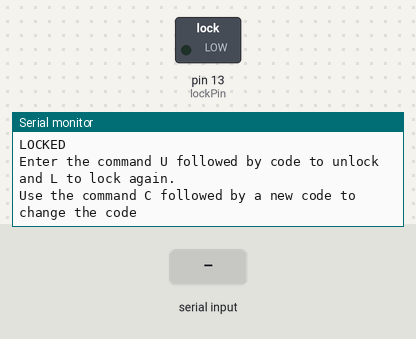
The sketch below on a simulated Arduino Leonardo, built with avr-gcc and run on an emulated ATmega32U4. Shown: switched loads named in the sketch (green lamp = pin HIGH), the last lines printed to the serial monitor. Inputs (shaded band) come from the test bench.

Above: at 1.2 s.
1.3 s: "U90\n" received over Serial
At 1.8 s:
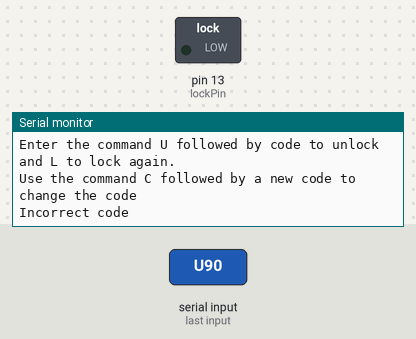
2.8 s: "C90\n" received over Serial
At 4.1 s:
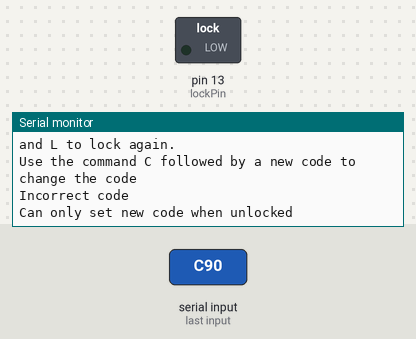

The sketch:

sketch07_03_EEPROM_example.ino
```cpp
#include <EEPROM.h>

const int lockPin = 13;
const byte codeSetMarkerValue = 123;
const int defaultCode = 1234;

int code;
boolean locked = true;

void setup()
{
  pinMode(lockPin, OUTPUT);
  Serial.begin(9600);
  while (! Serial) {}; // Wait for Serial to start (Leonardo only)
  lock();
  Serial.println("Enter the command U followed by code to unlock");
  Serial.println("and L to lock again.");
  Serial.println("Use the command C followed by a new code to change the code");
  initializeCode();
}

void loop()
{
  if (Serial.available())
  {
    char command = Serial.read();
    if (command == 'U')
    {
      attemptUnlock();
    }
    else if (command == 'L')
    {
      lock();
    }
    else if (command == 'C')
    {
      if (locked)
      {
        Serial.println("Can only set new code when unlocked");
      }
      else
      {
        changeCode();
      }
    }
  }
}

void initializeCode()
{
  byte codeSetMarker = EEPROM.read(0);
  if (codeSetMarker == codeSetMarkerValue)
  {
    code = readSecretCodeFromEEPROM();
  }
  else
  {
    code = defaultCode;
  }
}

int readSecretCodeFromEEPROM()
{
  byte high = EEPROM.read(1);
  byte low = EEPROM.read(2);
  return (high << 8) + low;
}

void saveSecretCodeToEEPROM()
{
  EEPROM.write(0, codeSetMarkerValue);
  EEPROM.write(1, highByte(code));
  EEPROM.write(2, lowByte(code));
}

void attemptUnlock()
{
  if (code == Serial.parseInt())
  {
    unlock();
  }
  else
  {
    Serial.println("Incorrect code");
  }
}

void lock()
{
  locked = true;
  Serial.println("LOCKED");
  digitalWrite(lockPin, LOW);
}

void unlock()
{
  locked = false;
  Serial.println("UN-LOCKED");
  digitalWrite(lockPin, HIGH);
}

void changeCode()
{
  code = Serial.parseInt();
  saveSecretCodeToEEPROM();
  Serial.print("Code Changed to:");
  Serial.println(code);
}
```

Measured:
- after the input at 1.3 s, the serial monitor: prints a new line at once (image 1)
- after the input at 2.8 s, the serial monitor: prints a new line at once (image 2)
